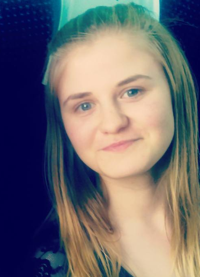
#> input picture examples/raw-image.png, 200 x 277 px
$ python -i image_modifiers.py   (imports and definitions only)
#> lines starting #> are read from the running program, lines starting #| are printed output that depends on the picture
#> further down, picture is the input picture: shape (277, 200, 3); mean B, G, R 111, 105.8, 109.5
import cv2
import numpy as np


def image_rgb_to_grayscale(image):
    tmp = cv2.cvtColor(image, cv2.COLOR_RGB2GRAY)
    return cv2.cvtColor(tmp, cv2.COLOR_GRAY2BGR)


def image_rgb_to_ycbcr(image):
    return cv2.cvtColor(image, cv2.COLOR_RGB2YCR_CB)


def equalize_histogram(image):
    img_yuv = cv2.cvtColor(image, cv2.COLOR_BGR2YUV)
#> img_yuv: shape (277, 200, 3); mean of channels 0, 1, 2 107.5, 129.8, 129.7
    img_yuv[:, :, 0] = cv2.equalizeHist(img_yuv[:, :, 0])
#> img_yuv: shape (277, 200, 3); mean of channels 0, 1, 2 128.2, 129.8, 129.7
    return cv2.cvtColor(img_yuv, cv2.COLOR_YUV2BGR)
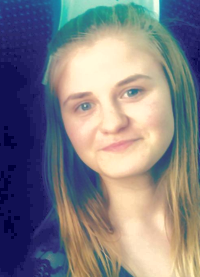
#> returned value: shape (277, 200, 3); mean B, G, R 131.8, 126.5, 128.8


def blur_image(image):
    return cv2.GaussianBlur(image, (3, 3), 0)


def adjust_gamma(image, gamma=1.5):
    # build a lookup table mapping the pixel values [0, 255] to
    # their adjusted gamma values
    invGamma = 1.0 / gamma
    table = np.array([((i / 255.0) ** invGamma) * 255
                      for i in np.arange(0, 256)]).astype("uint8")

    # apply gamma correction using the lookup table
    return cv2.LUT(image, table)

>>> import cv2
>>> picture = cv2.imread('../examples/raw-image.png')
>>> result = equalize_histogram(picture)
